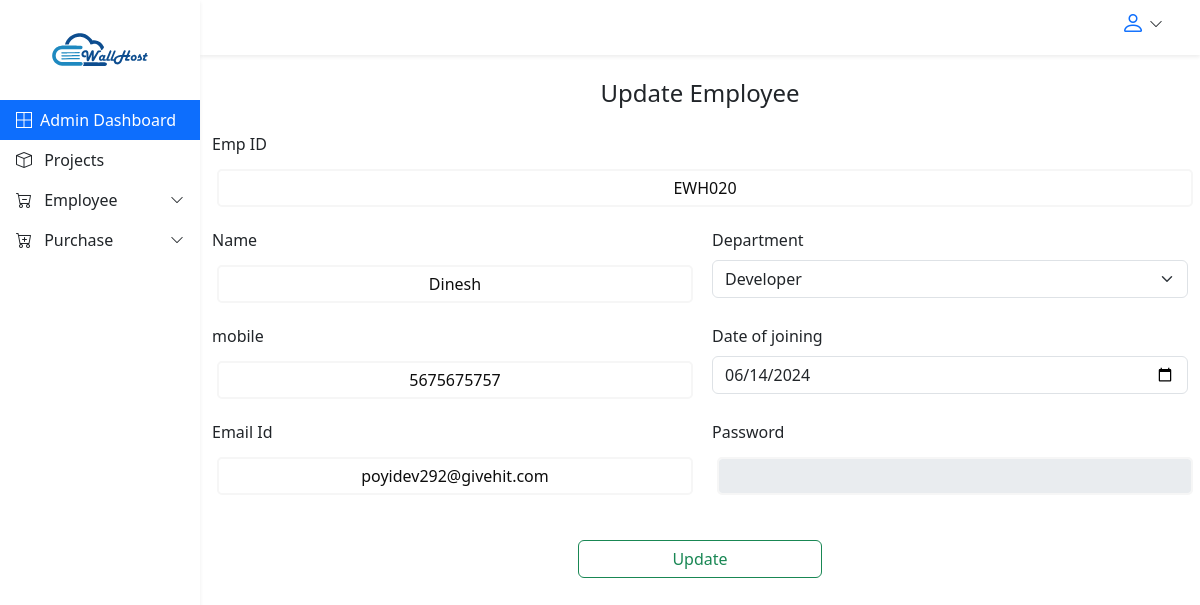
The page /admin/employee/edit.php?id=2 on the database its author committed.
### tables this page shows
CREATE TABLE IF NOT EXISTS `employees` (
  `id` bigint unsigned NOT NULL AUTO_INCREMENT,
  `emp_id` varchar(255) DEFAULT NULL,
  `emp_name` varchar(255) DEFAULT NULL,
  `emp_dep` varchar(255) DEFAULT NULL,
  `emp_mobile` varchar(255) DEFAULT NULL,
  `emp_doj` varchar(255) DEFAULT NULL,
  `emp_email` varchar(255) DEFAULT NULL,
  `emp_pass` varchar(255) DEFAULT NULL,
  `created_at` timestamp NULL DEFAULT NULL,
  PRIMARY KEY (`id`),
  KEY `empID_index` (`emp_id`)
);

### Database.php (called while the page is built, shortened)
<?php
class Database {
    private $conn;
    public function __construct()
    {
        $this->conn = mysqli_connect(DB_HOST, DB_USER, DB_PASSWORD, DB_DATABASE);
    }
    public function getConnection()
    {
        return $this->conn;
    }
}
?>

### Model/Employee.php (called while the page is built, shortened)
<?php
class Employee extends Database
{
  private $conn;
  public function __construct()
  {
    $this->conn = $this->getConnection();
  }
  public function edit($id)
  {
    $sql = "SELECT * FROM employees WHERE id= $id";
    $res = $this->conn->query($sql);
    if ($res->num_rows > 0) {
      $data = $res->fetch_assoc();
      return $data;
    } else {
      return [];
    }
  }
}

### admin/employee/edit.php (the view, shortened to what this page needs)
<?php
require MODEL_PATH."/Employee.php";
?>
<?php
$emp = new Employee();
?>
<div class="container-fluid">
  <div class="row">
    <?php
    require(__DIR__ . '/../layouts/sidebar.php');
    ?>
      <main class="container-fluid">
        <div class="add-employee">
          <h4 class="text-center mb-3">Update Employee</h4>
          <?php
          if(isset($_GET['id'])){
            $emp_id = $_GET['id'];
            $res = $emp->edit($emp_id);
          }
          ?>
          <div class="mt-4">
            <form action="<?= $_SERVER['PHP_SELF'] ?>" method="post">
              <div class="row">
                <div class="col-lg-12 mb-3">
                  <label class="form-label">Emp ID</label>
                  <input type="text" class="form-control" name="emp_id" value="<?=$res['emp_id'] ?>">
                </div>
                <div class="col-lg-6 mb-3">
                  <label class="form-label">Name</label>
                  <input type="text" class="form-control" name="emp_name" value="<?=$res['emp_name'] ?>">
                </div>
                <div class="col-lg-6 mb-3">
                  <label class="form-label">Department</label>
                  <select class="form-select" name="emp_dep">
                    <option value="Developer" <?= $res['emp_dep'] == 'Developer' ? 'selected' : ''?>>Developer</option>
                  </select>
                </div>
                <div class="col-lg-6 mb-3">
                  <label class="form-label">mobile</label>
                  <input type="text" class="form-control" name="emp_mobile" value="<?=$res['emp_mobile'] ?>">
                </div>
                <div class="col-lg-6 mb-3">
                  <label class="form-label">Date of joining</label>
                  <input type="date" class="form-control" name="emp_doj" value="<?=$res['emp_doj'] ?>">
                </div>
                <div class="col-lg-6 mb-3">
                  <label class="form-label">Email Id</label>
                  <input type="text" class="form-control" name="emp_email" value="<?=$res['emp_email'] ?>">
                </div>
                <div class="col-lg-6 mb-3">
                  <label class="form-label">Password</label>
                  <input type="text" class="form-control" name="emp_pass" required disabled>
                </div>
                <div class="col-12">
                  <div class="my-4 text-center ">
                    <button class="btn btn-outline-success w-25" type="submit" name="employee_update_submit">Update</button>
                  </div>
                </div>
              </div>
            </form>
          </div>
        </div>
      </main>
    </div>
  </div>
</div>
<?php
include('../../layouts/footer.php');
?>

### assets/css/style.css (style rules this page uses)
body { font-family: 'Barlow', sans-serif; }
input[type=text] { border: none; color: #0d0d0d; padding: 15px 32px; text-align: center; text-decoration: none; display: inline-block; font-size: 16px; margin: 5px; border: 2px solid #f6f6f6; -webkit-transition: all 0.5s ease-in-out; -moz-transition: all 0.5s ease-in-out; -ms-transition: all 0.5s ease-in-out; -o-transition: all 0.5s ease-in-out; transition: all 0.5s ease-in-out; -webkit-border-radius: 5px 5px 5px 5px; border-radius: 5px 5px 5px 5px; }
input[type=text]:placeholder { color: #cccccc; }

### rows shown on the page
employees: emp_id "EWH020", emp_name "Dinesh", emp_dep "Developer", emp_mobile "5675675757", emp_doj "06/14/2024", emp_email "poyidev292@givehit.com"
